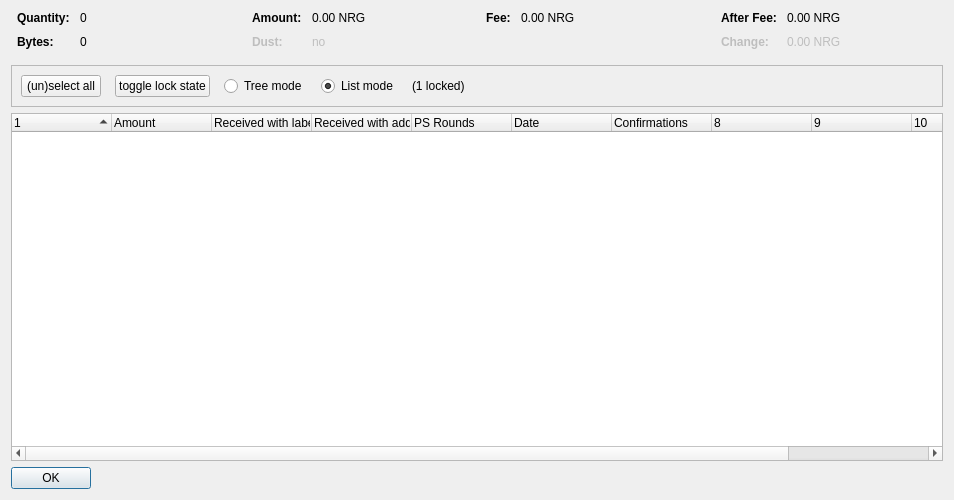
<?xml version="1.0" encoding="UTF-8"?>
<ui version="4.0">
 <class>CoinControlDialog</class>
 <widget class="QDialog" name="CoinControlDialog">
  <property name="geometry">
   <rect>
    <x>0</x>
    <y>0</y>
    <width>954</width>
    <height>500</height>
   </rect>
  </property>
  <property name="windowTitle">
   <string>Coin Selection</string>
  </property>
  <layout class="QVBoxLayout" name="verticalLayout">
   <item>
    <layout class="QHBoxLayout" name="horizontalLayoutTop" stretch="0,0,0,0">
     <property name="topMargin">
      <number>0</number>
     </property>
     <property name="bottomMargin">
      <number>10</number>
     </property>
     <item>
      <layout class="QFormLayout" name="formLayoutCoinControl1">
       <property name="horizontalSpacing">
        <number>10</number>
       </property>
       <property name="verticalSpacing">
        <number>10</number>
       </property>
       <property name="leftMargin">
        <number>6</number>
       </property>
       <property name="rightMargin">
        <number>6</number>
       </property>
       <item row="0" column="0">
        <widget class="QLabel" name="labelCoinControlQuantityText">
         <property name="font">
          <font>
           <weight>75</weight>
           <bold>true</bold>
          </font>
         </property>
         <property name="text">
          <string>Quantity:</string>
         </property>
        </widget>
       </item>
       <item row="0" column="1">
        <widget class="QLabel" name="labelCoinControlQuantity">
         <property name="cursor">
          <cursorShape>IBeamCursor</cursorShape>
         </property>
         <property name="contextMenuPolicy">
          <enum>Qt::ActionsContextMenu</enum>
         </property>
         <property name="text">
          <string notr="true">0</string>
         </property>
         <property name="textInteractionFlags">
          <set>Qt::LinksAccessibleByMouse|Qt::TextSelectableByKeyboard|Qt::TextSelectableByMouse</set>
         </property>
        </widget>
       </item>
       <item row="1" column="0">
        <widget class="QLabel" name="labelCoinControlBytesText">
         <property name="font">
          <font>
           <weight>75</weight>
           <bold>true</bold>
          </font>
         </property>
         <property name="text">
          <string>Bytes:</string>
         </property>
        </widget>
       </item>
       <item row="1" column="1">
        <widget class="QLabel" name="labelCoinControlBytes">
         <property name="cursor">
          <cursorShape>IBeamCursor</cursorShape>
         </property>
         <property name="contextMenuPolicy">
          <enum>Qt::ActionsContextMenu</enum>
         </property>
         <property name="text">
          <string notr="true">0</string>
         </property>
         <property name="textInteractionFlags">
          <set>Qt::LinksAccessibleByMouse|Qt::TextSelectableByKeyboard|Qt::TextSelectableByMouse</set>
         </property>
        </widget>
       </item>
      </layout>
     </item>
     <item>
      <layout class="QFormLayout" name="formLayoutCoinControl2">
       <property name="horizontalSpacing">
        <number>10</number>
       </property>
       <property name="verticalSpacing">
        <number>10</number>
       </property>
       <property name="leftMargin">
        <number>6</number>
       </property>
       <property name="rightMargin">
        <number>6</number>
       </property>
       <item row="0" column="0">
        <widget class="QLabel" name="labelCoinControlAmountText">
         <property name="font">
          <font>
           <weight>75</weight>
           <bold>true</bold>
          </font>
         </property>
         <property name="text">
          <string>Amount:</string>
         </property>
        </widget>
       </item>
       <item row="0" column="1">
        <widget class="QLabel" name="labelCoinControlAmount">
         <property name="cursor">
          <cursorShape>IBeamCursor</cursorShape>
         </property>
         <property name="contextMenuPolicy">
          <enum>Qt::ActionsContextMenu</enum>
         </property>
         <property name="text">
          <string notr="true">0.00 NRG</string>
         </property>
         <property name="textInteractionFlags">
          <set>Qt::LinksAccessibleByMouse|Qt::TextSelectableByKeyboard|Qt::TextSelectableByMouse</set>
         </property>
        </widget>
       </item>
       <item row="1" column="0">
        <widget class="QLabel" name="labelCoinControlLowOutputText">
         <property name="enabled">
          <bool>false</bool>
         </property>
         <property name="font">
          <font>
           <weight>75</weight>
           <bold>true</bold>
          </font>
         </property>
         <property name="text">
          <string>Dust:</string>
         </property>
        </widget>
       </item>
       <item row="1" column="1">
        <widget class="QLabel" name="labelCoinControlLowOutput">
         <property name="enabled">
          <bool>false</bool>
         </property>
         <property name="cursor">
          <cursorShape>IBeamCursor</cursorShape>
         </property>
         <property name="contextMenuPolicy">
          <enum>Qt::ActionsContextMenu</enum>
         </property>
         <property name="text">
          <string notr="true">no</string>
         </property>
         <property name="textInteractionFlags">
          <set>Qt::LinksAccessibleByMouse|Qt::TextSelectableByKeyboard|Qt::TextSelectableByMouse</set>
         </property>
        </widget>
       </item>
      </layout>
     </item>
     <item>
      <layout class="QFormLayout" name="formLayoutCoinControl3">
       <property name="horizontalSpacing">
        <number>10</number>
       </property>
       <property name="verticalSpacing">
        <number>10</number>
       </property>
       <property name="leftMargin">
        <number>6</number>
       </property>
       <property name="rightMargin">
        <number>6</number>
       </property>
       <item row="0" column="0">
        <widget class="QLabel" name="labelCoinControlFeeText">
         <property name="font">
          <font>
           <weight>75</weight>
           <bold>true</bold>
          </font>
         </property>
         <property name="text">
          <string>Fee:</string>
         </property>
        </widget>
       </item>
       <item row="0" column="1">
        <widget class="QLabel" name="labelCoinControlFee">
         <property name="cursor">
          <cursorShape>IBeamCursor</cursorShape>
         </property>
         <property name="contextMenuPolicy">
          <enum>Qt::ActionsContextMenu</enum>
         </property>
         <property name="text">
          <string notr="true">0.00 NRG</string>
         </property>
         <property name="textInteractionFlags">
          <set>Qt::LinksAccessibleByMouse|Qt::TextSelectableByKeyboard|Qt::TextSelectableByMouse</set>
         </property>
        </widget>
       </item>
      </layout>
     </item>
     <item>
      <layout class="QFormLayout" name="formLayoutCoinControl4">
       <property name="horizontalSpacing">
        <number>10</number>
       </property>
       <property name="verticalSpacing">
        <number>10</number>
       </property>
       <property name="leftMargin">
        <number>6</number>
       </property>
       <property name="rightMargin">
        <number>6</number>
       </property>
       <item row="0" column="0">
        <widget class="QLabel" name="labelCoinControlAfterFeeText">
         <property name="font">
          <font>
           <weight>75</weight>
           <bold>true</bold>
          </font>
         </property>
         <property name="text">
          <string>After Fee:</string>
         </property>
        </widget>
       </item>
       <item row="0" column="1">
        <widget class="QLabel" name="labelCoinControlAfterFee">
         <property name="cursor">
          <cursorShape>IBeamCursor</cursorShape>
         </property>
         <property name="contextMenuPolicy">
          <enum>Qt::ActionsContextMenu</enum>
         </property>
         <property name="text">
          <string notr="true">0.00 NRG</string>
         </property>
         <property name="textInteractionFlags">
          <set>Qt::LinksAccessibleByMouse|Qt::TextSelectableByKeyboard|Qt::TextSelectableByMouse</set>
         </property>
        </widget>
       </item>
       <item row="1" column="0">
        <widget class="QLabel" name="labelCoinControlChangeText">
         <property name="enabled">
          <bool>false</bool>
         </property>
         <property name="font">
          <font>
           <weight>75</weight>
           <bold>true</bold>
          </font>
         </property>
         <property name="text">
          <string>Change:</string>
         </property>
        </widget>
       </item>
       <item row="1" column="1">
        <widget class="QLabel" name="labelCoinControlChange">
         <property name="enabled">
          <bool>false</bool>
         </property>
         <property name="cursor">
          <cursorShape>IBeamCursor</cursorShape>
         </property>
         <property name="contextMenuPolicy">
          <enum>Qt::ActionsContextMenu</enum>
         </property>
         <property name="text">
          <string notr="true">0.00 NRG</string>
         </property>
         <property name="textInteractionFlags">
          <set>Qt::LinksAccessibleByMouse|Qt::TextSelectableByKeyboard|Qt::TextSelectableByMouse</set>
         </property>
        </widget>
       </item>
      </layout>
     </item>
    </layout>
   </item>
   <item>
    <widget class="QFrame" name="frame">
     <property name="minimumSize">
      <size>
       <width>0</width>
       <height>40</height>
      </size>
     </property>
     <property name="frameShape">
      <enum>QFrame::StyledPanel</enum>
     </property>
     <property name="frameShadow">
      <enum>QFrame::Sunken</enum>
     </property>
     <layout class="QHBoxLayout" name="horizontalLayout">
      <item>
       <layout class="QHBoxLayout" name="horizontalLayoutPanel" stretch="0,0,0,0,0,0">
        <property name="spacing">
         <number>14</number>
        </property>
        <item>
         <widget class="QPushButton" name="pushButtonSelectAll">
          <property name="sizePolicy">
           <sizepolicy hsizetype="Maximum" vsizetype="Fixed">
            <horstretch>0</horstretch>
            <verstretch>0</verstretch>
           </sizepolicy>
          </property>
          <property name="text">
           <string>(un)select all</string>
          </property>
          <property name="autoDefault">
           <bool>false</bool>
          </property>
         </widget>
        </item>
        <item>
         <widget class="QPushButton" name="pushButtonToggleLock">
          <property name="sizePolicy">
           <sizepolicy hsizetype="Maximum" vsizetype="Fixed">
            <horstretch>0</horstretch>
            <verstretch>0</verstretch>
           </sizepolicy>
          </property>
          <property name="text">
           <string>toggle lock state</string>
          </property>
          <property name="autoDefault">
           <bool>false</bool>
          </property>
         </widget>
        </item>
        <item>
         <widget class="QRadioButton" name="radioTreeMode">
          <property name="sizePolicy">
           <sizepolicy hsizetype="Maximum" vsizetype="Fixed">
            <horstretch>0</horstretch>
            <verstretch>0</verstretch>
           </sizepolicy>
          </property>
          <property name="text">
           <string>Tree mode</string>
          </property>
         </widget>
        </item>
        <item>
         <widget class="QRadioButton" name="radioListMode">
          <property name="sizePolicy">
           <sizepolicy hsizetype="Maximum" vsizetype="Fixed">
            <horstretch>0</horstretch>
            <verstretch>0</verstretch>
           </sizepolicy>
          </property>
          <property name="text">
           <string>List mode</string>
          </property>
          <property name="checked">
           <bool>true</bool>
          </property>
         </widget>
        </item>
        <item>
         <widget class="QLabel" name="labelLocked">
          <property name="text">
           <string>(1 locked)</string>
          </property>
         </widget>
        </item>
        <item>
         <spacer name="horizontalSpacer">
          <property name="orientation">
           <enum>Qt::Horizontal</enum>
          </property>
          <property name="sizeHint" stdset="0">
           <size>
            <width>40</width>
            <height>20</height>
           </size>
          </property>
         </spacer>
        </item>
       </layout>
      </item>
     </layout>
    </widget>
   </item>
   <item>
    <widget class="CoinControlTreeWidget" name="treeWidget">
     <property name="contextMenuPolicy">
      <enum>Qt::CustomContextMenu</enum>
     </property>
     <property name="sortingEnabled">
      <bool>false</bool>
     </property>
     <property name="columnCount">
      <number>11</number>
     </property>
     <attribute name="headerShowSortIndicator" stdset="0">
      <bool>true</bool>
     </attribute>
     <attribute name="headerStretchLastSection">
      <bool>false</bool>
     </attribute>
     <column>
      <property name="text">
       <string/>
      </property>
     </column>
     <column>
      <property name="text">
       <string>Amount</string>
      </property>
     </column>
     <column>
      <property name="text">
       <string>Received with label</string>
      </property>
     </column>
     <column>
      <property name="text">
       <string>Received with address</string>
      </property>
     </column>
     <column>
      <property name="text">
       <string>PS Rounds</string>
      </property>
     </column>
     <column>
      <property name="text">
       <string>Date</string>
      </property>
     </column>
     <column>
      <property name="text">
       <string>Confirmations</string>
      </property>
      <property name="toolTip">
       <string>Confirmed</string>
      </property>
     </column>
     <column>
      <property name="text">
       <string/>
      </property>
     </column>
     <column>
      <property name="text">
       <string/>
      </property>
     </column>
     <column>
      <property name="text">
       <string/>
      </property>
     </column>
     <column>
      <property name="text">
       <string/>
      </property>
     </column>
    </widget>
   </item>
   <item>
    <widget class="QDialogButtonBox" name="buttonBox">
     <property name="sizePolicy">
      <sizepolicy hsizetype="Maximum" vsizetype="Fixed">
       <horstretch>0</horstretch>
       <verstretch>0</verstretch>
      </sizepolicy>
     </property>
     <property name="orientation">
      <enum>Qt::Horizontal</enum>
     </property>
     <property name="standardButtons">
      <set>QDialogButtonBox::Ok</set>
     </property>
    </widget>
   </item>
  </layout>
 </widget>
 <customwidgets>
  <customwidget>
   <class>CoinControlTreeWidget</class>
   <extends>QTreeWidget</extends>
   <header>coincontroltreewidget.h</header>
  </customwidget>
 </customwidgets>
 <resources/>
 <connections/>
</ui>
